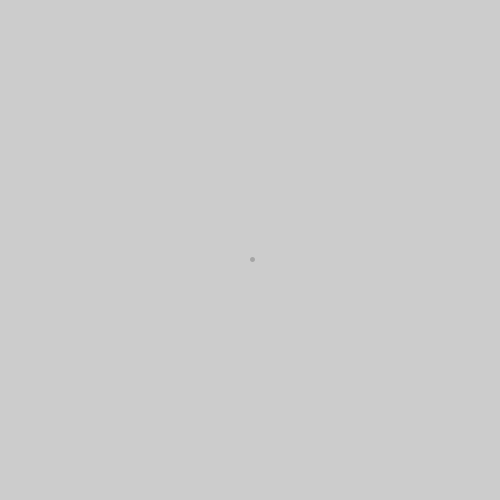
Frame 1 (no input)
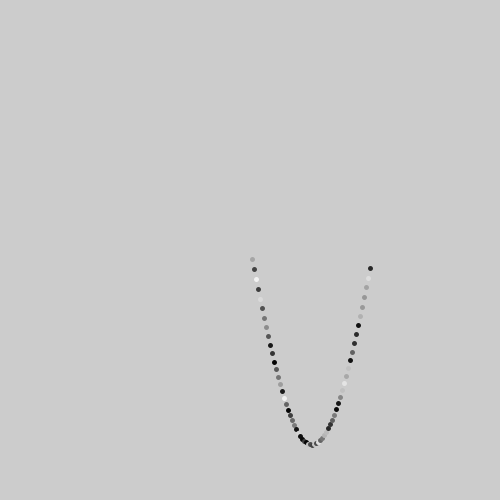
Frame 60 (the mouse pressed at the canvas centre just before this capture)
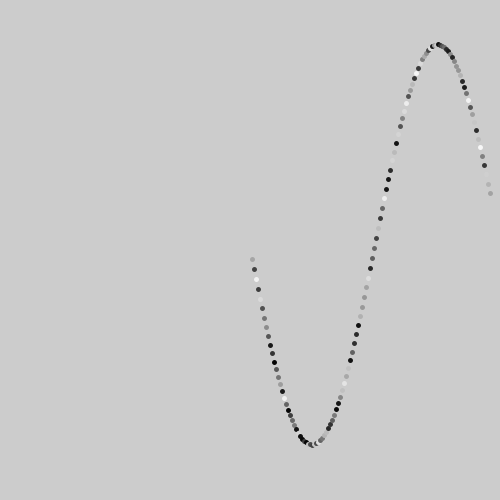
Frame 120 (the mouse held since frame 60 and released just before this capture)

The Processing sketch that drew these frames (run headless with seeded random() and noise(); from frame 60 on, the mouse is pressed at the canvas centre):

// Processing sketch: manuelas11e00
// ── manuelas11e00.pde
Manuela m; 
boolean mov = true;
void setup() {
  size(500, 500);
  m = new Manuela ();
}

void draw() {
  //background(0);

  if (mov) {
    m.onda(10, frameCount*.05);
  }
  m.movimiento();
  m.punto();
}
void keyPressed() {
  if (key =='a') {
    mov = !mov;
  }
}
// ── Manuela.pde
class Manuela { 
  float x, y, vx, vy, a, amt;


  Manuela() {
    x = 250;
    y = 250;
    vx = 2;
    vy = 1;
  }

  void curva() { 
    m.movimiento ();
    m.punto ();
    m.punto ();
  }

  void movimiento() {
    x += vx;
    y += vy; 
    if (x>500) {
      x = 0;
    }
  } 

  void punto () {
    strokeWeight(5);
    stroke(random(1, 255));
    point(x, y);
  }

  void onda(float amt, float a) {
    vy = amt * cos(a);
  }
}

//a = frameCount
